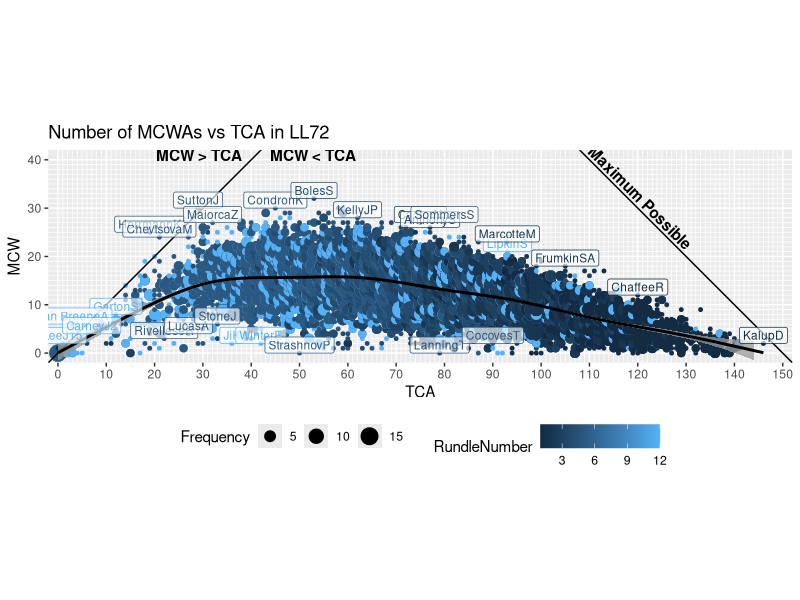
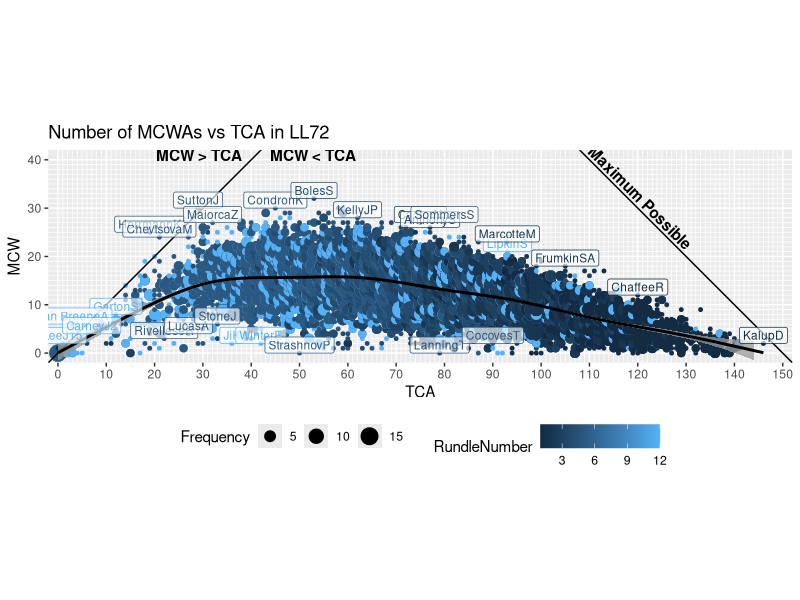

These figures' R source, in order:
library(ggplot2)
library(plyr)

neighbor_limit = 5

stats = read.csv('LL72_Leaguewide_MD25.csv')
sum = aggregate(Season ~ TCA + MCW, stats, length)
# This is pretty ugly, but does a decent job of highlighting interesting bits
# It just finds anyone who doesn't have close neighbors along the TCA axis (that is, people with a similar number of TCA who got the same number of MCWAs)
sum = adply(sum, 1, function(x) { sum(sum[sum$MCW==x$MCW & sum$TCA > x$TCA-neighbor_limit & sum$TCA < x$TCA+neighbor_limit,]$Season) - 1 })
colnames(sum) <- c("TCA", "MCW", "Frequency", "Neighbors")
print(paste("Found",nrow(sum[sum$Neighbors==0,]),"outliers"))

stats = merge(stats, sum)
stats$RundleNumber = sapply(substr(stats$Rundle,1,1), function(x) { strtoi(charToRaw(x)) - strtoi(charToRaw('A')) + 1})
stats$RundleLetter = ordered(as.numeric(stats$RundleNumber), levels=c(1,2,3,4,5,12), labels=c('A','B','C','D','E','R'))

p = ggplot(stats, aes(x=TCA, y=MCW, size=Frequency,color=RundleNumber)) +
    geom_point(shape=19) +
    geom_abline(intercept=25*6,slope=-1) +
    geom_abline(intercept=0,slope=1) +
    geom_smooth(show.legend=F,color="black",alpha=0.75) +
    annotate("text",x=41,y=41,label="MCW > TCA       MCW < TCA",fontface="bold") +
    annotate("text",x=109,y=41,label="Maximum Possible",fontface="bold",angle=-45,hjust=0,vjust=-0.25) +
    geom_label(aes(label=Player), alpha=0.65, stats[stats$Frequency==1 & stats$Neighbors==0,], hjust=0.5, vjust=0, size=3, show.legend=F) +
    scale_x_continuous(breaks=seq(0,150,10), minor_breaks = seq(0,150), limits=c(-2,152), expand=c(0,0)) +
    scale_y_continuous(breaks=seq(0,40,10), minor_breaks = seq(0,40), limits=c(-2,42), expand=c(0,0)) +
    coord_fixed() +
    labs(title="Number of MCWAs vs TCA in LL72") +
    theme(legend.position="bottom")

png('MCWvTCA.png', w=2560, h=900, type="cairo", res=96)
p
dev.off()
png('MCWvTCA_small.png', w=600, h=250, type="cairo",res=48)
p
dev.off()
